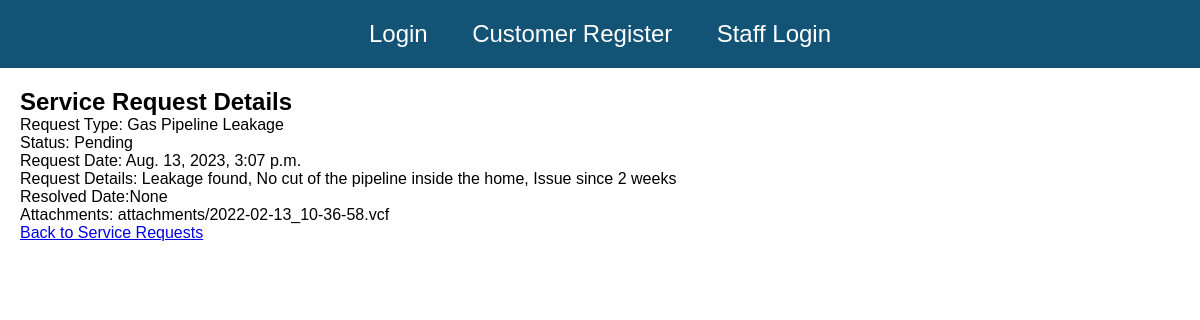
The app's page /viewdetails with its own data.
### GasUtilityConsumerServicesApp/models.py (models this page shows, shortened)
class ServiceRequestModel(models.Model):
    request_type = models.CharField(max_length=120)
    request_details = models.TextField()
    request_status = models.CharField(max_length=20, choices=STATUS_CHOICES, default='Pending')
    requested_on = models.DateTimeField(auto_now_add=True)
    resolved_on= models.DateTimeField(null=True, blank=True)
    customer = models.ForeignKey('CustomerModel', on_delete=models.CASCADE)
    attachment = models.FileField(upload_to='attachments/', blank=True, null=True)

### GasUtilityConsumerServicesApp/views.py (the view)
# urls.py: path('viewdetails', viewdetails, name="viewdetails"),
def viewdetails(request):
    service_request = get_object_or_404(ServiceRequestModel)
    return render(request, 'viewdetails.html', {'service_request': service_request})

### GasUtilityConsumerServicesApp/templates/viewdetails.html
{% extends 'base.html' %}
{% block content %}
  <h2>Service Request Details</h2>
  <p>Request Type: {{ service_request.request_type }}</p>
  <p>Status: {{ service_request.request_status }}</p>
  <p>Request Date: {{ service_request.requested_on }}</p>
  <p>Request Details: {{service_request.request_details}}</p>
  <p>Resolved Date:{{service_request.resolved_on}}</p>
  <p>Attachments: {{service_request.attachment}}</p>
  <a href="{% url 'servicerequests' %}">Back to Service Requests</a>
{% endblock %}

### templates/base.html (style rules this page uses)
body, h1, h2, h3, p, ul, li { margin: 0; padding: 0; list-style: none; }
body { font-family: Arial, sans-serif; }

### records on screen
ServiceRequestModel: request_type "Gas Pipeline Leakage", request_status "Pending", requested_on "Aug. 13, 2023, 3:07 p.m.", request_details "Leakage found, No cut of the pipeline inside the home, Issue since 2 weeks", resolved_on "None", attachment "attachments/2022-02-13_10-36-58.vcf"
